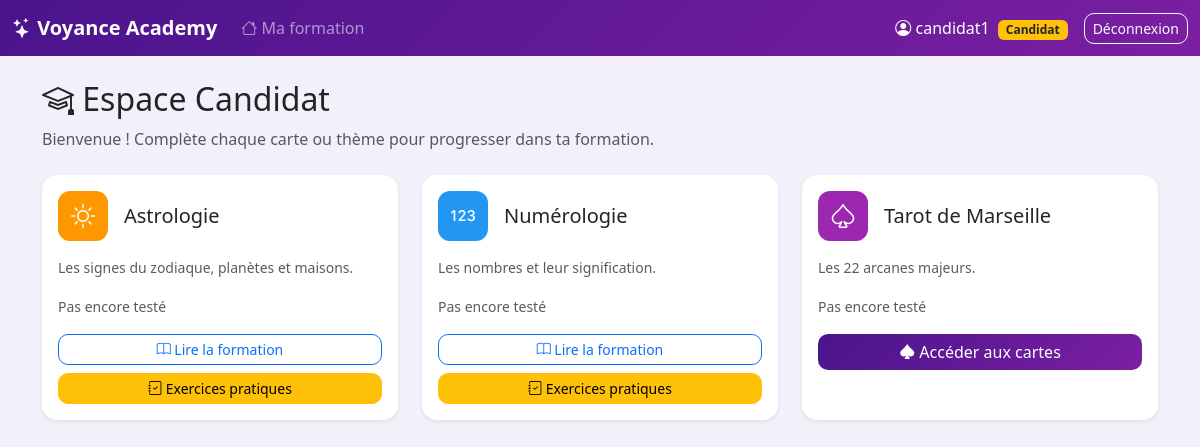
The page /candidat (signed in) on the database its author committed.
### models.py (models this page shows)
class User(UserMixin, db.Model):
    __tablename__ = 'users'
    id = db.Column(db.Integer, primary_key=True)
    username = db.Column(db.String(80), unique=True, nullable=False)
    email = db.Column(db.String(120), unique=True, nullable=False)
    password = db.Column(db.String(200), nullable=False)
    role = db.Column(db.String(20), default='candidat')
    formateur_id = db.Column(db.Integer, db.ForeignKey('users.id'), nullable=True)
    recruteur_id = db.Column(db.Integer, db.ForeignKey('users.id'), nullable=True)
    actif = db.Column(db.Boolean, default=True)
    created_at = db.Column(db.DateTime, default=datetime.utcnow)
    formateur = db.relationship('User', foreign_keys=[formateur_id],
                                remote_side=[id], backref='candidats')
    recruteur = db.relationship('User', foreign_keys=[recruteur_id],
                                remote_side=[id], backref='candidats_recrutes')
    tentatives = db.relationship('Tentative', backref='user', lazy=True)
    cartes_validees = db.relationship('CarteValidee', backref='user', lazy=True,
                                     cascade='all, delete-orphan')
    email_fin_formation_envoye = db.Column(db.Boolean, default=False)

class Theme(db.Model):
    __tablename__ = 'themes'
    id = db.Column(db.Integer, primary_key=True)
    nom = db.Column(db.String(100), unique=True, nullable=False)
    description = db.Column(db.Text)
    icone = db.Column(db.String(50), default='bi-book')
    couleur = db.Column(db.String(20), default='#6f42c1')
    created_at = db.Column(db.DateTime, default=datetime.utcnow)
    formations = db.relationship('Formation', backref='theme', lazy=True,
                                 cascade='all, delete-orphan')
    questions = db.relationship('Question', backref='theme', lazy=True,
                                cascade='all, delete-orphan')
    exercices = db.relationship('Exercice', backref='theme', lazy=True,
                                cascade='all, delete-orphan')

### app.py (the view)
@app.route('/candidat')
@login_required
@role_required('candidat')
def candidat_dashboard():
    themes = Theme.query.all()
    scores = {}
    for t in themes:
        best = Tentative.query.filter_by(user_id=current_user.id, theme_id=t.id)\
                              .order_by(Tentative.score.desc()).first()
        scores[t.id] = best
    return render_template('recruteur/dashboard.html', themes=themes, scores=scores)

### app.py (called while the page is built)
@login_manager.user_loader
def load_user(user_id):
    return db.session.get(User, int(user_id))

def role_required(*roles):
    def decorator(f):
        @wraps(f)
        def wrapper(*args, **kwargs):
            if not current_user.is_authenticated or current_user.role not in roles:
                flash("Accès refusé.", "danger")
                return redirect(url_for('dashboard'))
            return f(*args, **kwargs)
        return wrapper
    return decorator

### templates/recruteur/dashboard.html
{% extends "base.html" %}
{% block content %}
<h2 class="mb-2"><i class="bi bi-mortarboard"></i> Espace Candidat</h2>
<p class="text-muted mb-4">Bienvenue ! Complète chaque carte ou thème pour progresser dans ta formation.</p>
<div class="row g-4">
{% for theme in themes %}
  {% set best = scores[theme.id] %}
  {% set est_tarot = (theme.nom == 'Tarot de Marseille') %}
  <div class="col-md-4">
    <div class="card h-100 shadow-sm border-0 theme-card">
      <div class="card-body">
        <div class="d-flex align-items-center mb-3">
          <div class="theme-icon" style="background: {{ theme.couleur }};">
            <i class="bi {{ theme.icone }}"></i>
          </div>
          <h5 class="ms-3 mb-0">{{ theme.nom }}</h5>
        </div>
        <p class="text-muted small">{{ theme.description or '' }}</p>
        {% if best %}
          <div class="mb-3">
            <small>Meilleur score :</small>
            <span class="badge {% if best.score >= 70 %}bg-success{% elif best.score >= 50 %}bg-warning text-dark{% else %}bg-danger{% endif %}">
              {{ best.score }}/100
            </span>
          </div>
        {% else %}
          <div class="mb-3"><small class="text-muted">Pas encore testé</small></div>
        {% endif %}
        {% if est_tarot %}
          <div class="d-grid gap-2">
            <a href="{{ url_for('cartes_tarot', theme_id=theme.id) }}"
               class="btn btn-primary">
              <i class="bi bi-suit-spade-fill"></i> Accéder aux cartes
            </a>
          </div>
        {% else %}
          <div class="d-grid gap-2">
            <a href="{{ url_for('voir_formation', theme_id=theme.id) }}"
               class="btn btn-outline-primary btn-sm">
              <i class="bi bi-book"></i> Lire la formation
            </a>
            <a href="{{ url_for('liste_exercices', theme_id=theme.id) }}"
               class="btn btn-warning btn-sm">
              <i class="bi bi-journal-check"></i> Exercices pratiques
            </a>
          </div>
        {% endif %}
      </div>
    </div>
  </div>
{% endfor %}
</div>
{% endblock %}

### templates/base.html (shortened to what this page needs)
<!DOCTYPE html>
<html lang="fr">
<head>
    <link href="https://cdn.jsdelivr.net/npm/bootstrap@5.3.2/dist/css/bootstrap.min.css" rel="stylesheet">
    <link href="https://cdn.jsdelivr.net/npm/bootstrap-icons@1.11.1/font/bootstrap-icons.css" rel="stylesheet">
    <link href="{{ url_for('static', filename='css/style.css') }}" rel="stylesheet">
</head>
<body>
{% if current_user.is_authenticated %}
<nav class="navbar navbar-expand-lg navbar-dark" style="background: linear-gradient(135deg, #4a148c, #7b1fa2);">
  <div class="container-fluid">
    <a class="navbar-brand" href="{{ url_for('dashboard') }}">
      <i class="bi bi-stars"></i> <strong>Voyance Academy</strong>
    </a>
    <div class="collapse navbar-collapse" id="nav">
      <ul class="navbar-nav me-auto">
  {% if current_user.role == 'admin' %}
    <li class="nav-item"><a class="nav-link" href="{{ url_for('admin_dashboard') }}"><i class="bi bi-speedometer2"></i> Dashboard</a></li>
    <li class="nav-item"><a class="nav-link" href="{{ url_for('admin_users') }}"><i class="bi bi-people"></i> Utilisateurs</a></li>
      <li class="nav-item"><a class="nav-link" href="{{ url_for('admin_rdv') }}"><i class="bi bi-calendar-event"></i> RDV</a></li>
    <li class="nav-item"><a class="nav-link" href="{{ url_for('admin_themes') }}"><i class="bi bi-tags"></i> Thèmes</a></li>
    <li class="nav-item"><a class="nav-link" href="{{ url_for('admin_formations') }}"><i class="bi bi-journal-text"></i> Formations</a></li>
    <li class="nav-item"><a class="nav-link" href="{{ url_for('admin_exercices') }}"><i class="bi bi-journal-check"></i> Tests</a></li>
  {% elif current_user.role == 'candidat' %}
  <li class="nav-item">
    <a class="nav-link" href="{{ url_for('candidat_dashboard') }}">
        <i class="bi bi-house"></i> Ma formation
      </a>
    </li>
  {% endif %}
</ul>
      <span class="navbar-text text-white me-3">
        <i class="bi bi-person-circle"></i> {{ current_user.username }}
        <span class="badge bg-warning text-dark ms-1">
  {% if current_user.role == 'candidat' %}Candidat
  {% elif current_user.role == 'recruteur' %}Recruteur
  {% elif current_user.role == 'formateur' %}Formateur
  {% else %}Admin{% endif %}
</span>
      </span>
      <a class="btn btn-outline-light btn-sm" href="{{ url_for('logout') }}">Déconnexion</a>
    </div>
  </div>
</nav>
{% endif %}
<div class="container my-4">
    {% block content %}{% endblock %}
</div>
</body>
</html>

### static/css/style.css (style rules this page uses)
body { background: #f4f0fa; font-family: 'Segoe UI', sans-serif; min-height: 100vh; }
.theme-card { transition: transform 0.2s, box-shadow 0.2s; border-radius: 15px; }
.theme-icon { width: 50px; height: 50px; border-radius: 12px; display: flex; align-items: center; justify-content: center; color: white; font-size: 1.5rem; }
.card { border-radius: 15px; }
.btn { border-radius: 10px; }
.theme-card { transition: transform 0.25s, box-shadow 0.25s; border-radius: 15px; }
.theme-icon { width: 50px; height: 50px; border-radius: 12px; display: flex; align-items: center; justify-content: center; color: white; font-size: 1.5rem; flex-shrink: 0; }
.card { animation: fadeInUp 0.3s ease-out; }
.btn { border-radius: 10px; transition: transform 0.15s, box-shadow 0.15s; }
.btn-primary { background: linear-gradient(135deg, #4a148c, #7b1fa2); border: none; }

### rows shown on the page
User: username "candidat1"
Theme: nom "Astrologie", description "Les signes du zodiaque, planètes et maisons."
Theme: nom "Numérologie", description "Les nombres et leur signification."
Theme: nom "Tarot de Marseille", description "Les 22 arcanes majeurs."
